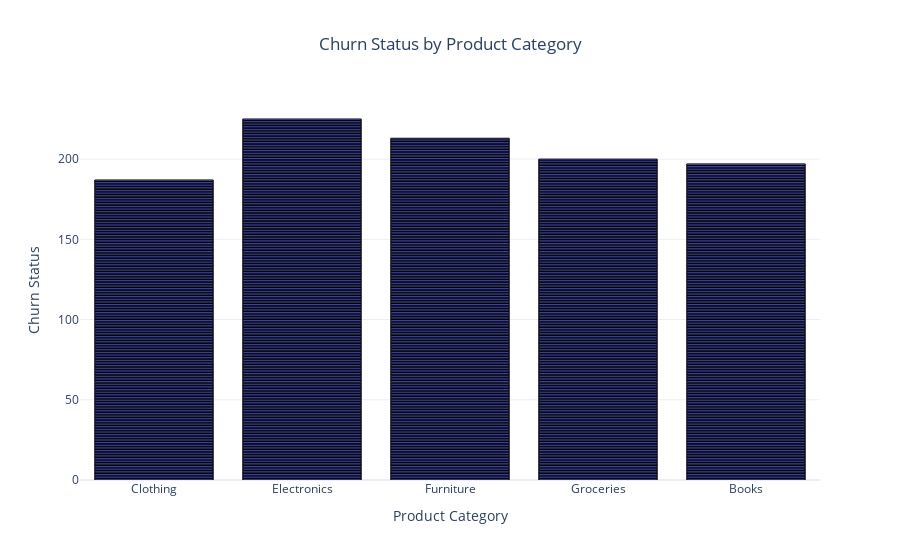

Notebook source saved alongside this figure:
### Code cell
# Bar chart for Product Category and Churn Status
fig = plot_bar(transaction_history_df, 
               x_column='ProductCategory', 
               y_column='ChurnStatus', 
               title="Churn Status by Product Category", 
               x_label="Product Category", 
               y_label="Churn Status", 
               orientation='v')
fig.show()

### Figure 1 — Plotly figure (JSON) as saved in the notebook; plotly's stock layout.template omitted (floating-point values rounded to 4 significant figures; data arrays with more than 128 entries replaced by an {"elided": "..."} marker saying what was removed)
{"data": [{"alignmentgroup": "True", "hovertemplate": "ProductCategory=%{x}<br>ChurnStatus=%{y}<extra></extra>", "legendgroup": "", "marker": {"color": "#636efa", "line": {"color": "black", "width": 1}, "pattern": {"shape": ""}}, "name": "", "offsetgroup": "", "orientation": "v", "showlegend": false, "textposition": "auto", "type": "bar", "x": {"elided": "1022 str values"}, "xaxis": "x", "y": {"elided": "1022 int values"}, "yaxis": "y"}], "layout": {"autosize": true, "barmode": "relative", "legend": {"tracegroupgap": 0}, "title": {"text": "Churn Status by Product Category", "x": 0.5}, "xaxis": {"anchor": "y", "autorange": true, "domain": [0, 1], "range": [-0.5, 4.5], "title": {"text": "Product Category"}, "type": "category"}, "yaxis": {"anchor": "x", "autorange": true, "domain": [0, 1], "range": [0, 236.8], "title": {"text": "Churn Status"}, "type": "linear"}}}
